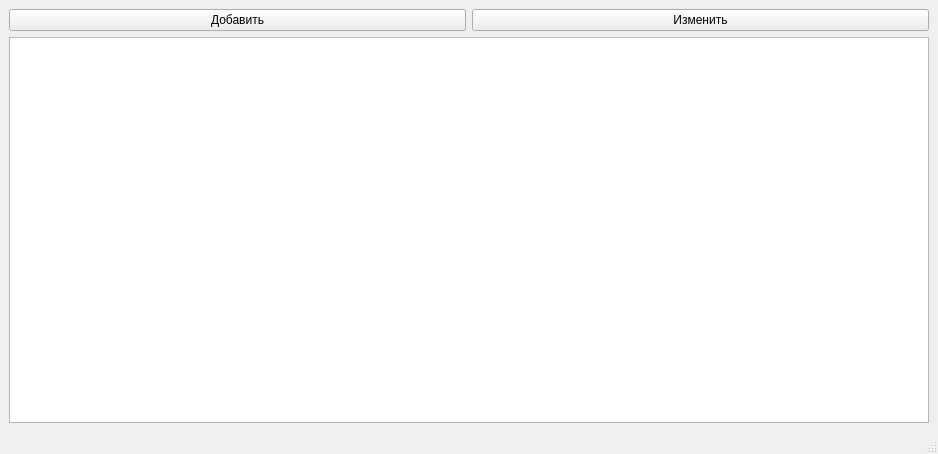
<?xml version="1.0" encoding="UTF-8"?>
<ui version="4.0">
 <class>MainWindow</class>
 <widget class="QMainWindow" name="MainWindow">
  <property name="geometry">
   <rect>
    <x>0</x>
    <y>0</y>
    <width>938</width>
    <height>454</height>
   </rect>
  </property>
  <property name="windowTitle">
   <string>MainWindow</string>
  </property>
  <widget class="QWidget" name="centralwidget">
   <layout class="QVBoxLayout" name="verticalLayout">
    <item>
     <layout class="QGridLayout" name="gridLayout">
      <item row="0" column="0">
       <widget class="QPushButton" name="pushButton">
        <property name="text">
         <string>Добавить</string>
        </property>
       </widget>
      </item>
      <item row="0" column="1">
       <widget class="QPushButton" name="pushButton_2">
        <property name="text">
         <string>Изменить</string>
        </property>
       </widget>
      </item>
      <item row="1" column="0" colspan="2">
       <widget class="QTableWidget" name="tableWidget"/>
      </item>
     </layout>
    </item>
   </layout>
  </widget>
  <widget class="QMenuBar" name="menubar">
   <property name="geometry">
    <rect>
     <x>0</x>
     <y>0</y>
     <width>938</width>
     <height>26</height>
    </rect>
   </property>
  </widget>
  <widget class="QStatusBar" name="statusbar"/>
 </widget>
 <resources/>
 <connections/>
</ui>
